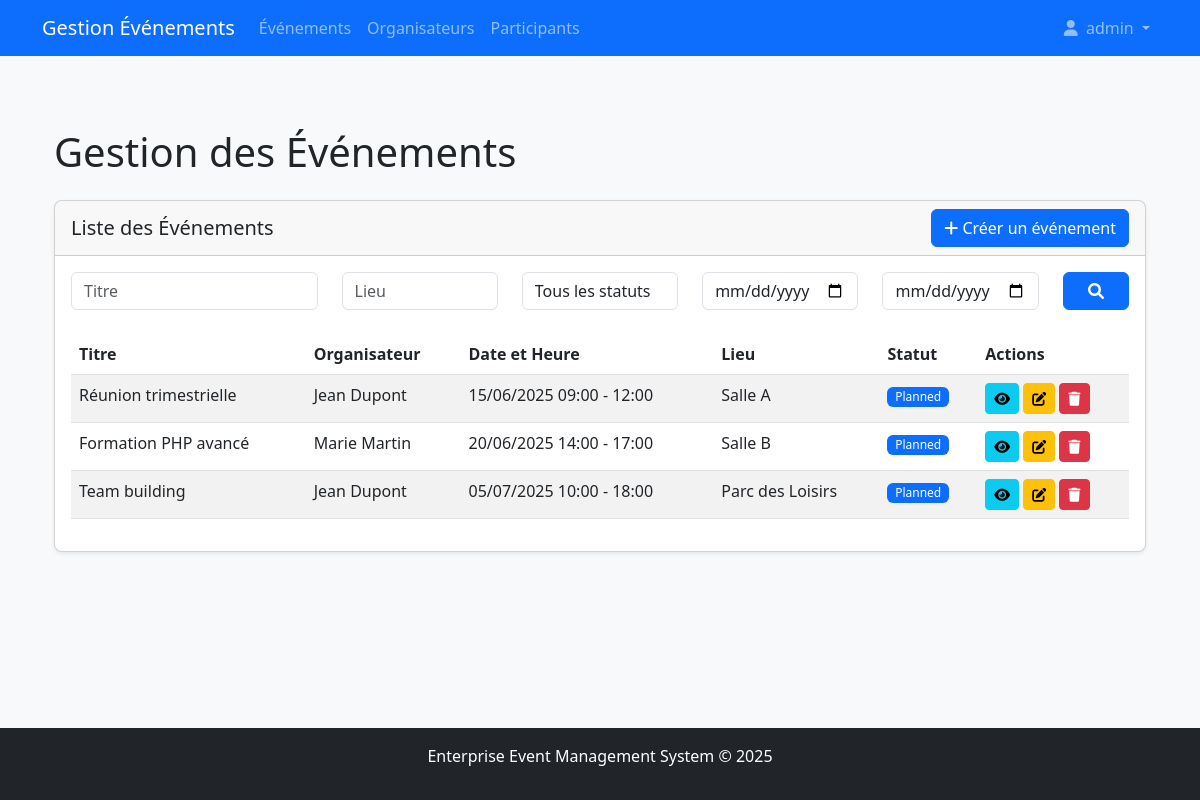
The app's page /event (signed in) with its own data.
### tables this page shows
CREATE TABLE events (
    id INT AUTO_INCREMENT PRIMARY KEY,
    organizer_id INT NOT NULL,
    title VARCHAR(100) NOT NULL,
    description TEXT,
    start_datetime DATETIME NOT NULL,
    end_datetime DATETIME NOT NULL,
    location VARCHAR(100) NOT NULL,
    max_participants INT,
    status ENUM('planned', 'ongoing', 'completed', 'cancelled') DEFAULT 'planned',
    created_at TIMESTAMP DEFAULT CURRENT_TIMESTAMP,
    updated_at TIMESTAMP DEFAULT CURRENT_TIMESTAMP ON UPDATE CURRENT_TIMESTAMP,
    FOREIGN KEY (organizer_id) REFERENCES organizers(id) ON DELETE CASCADE
);

CREATE TABLE organizers (
    id INT AUTO_INCREMENT PRIMARY KEY,
    user_id INT NOT NULL,
    first_name VARCHAR(50) NOT NULL,
    last_name VARCHAR(50) NOT NULL,
    phone VARCHAR(20),
    department VARCHAR(50),
    created_at TIMESTAMP DEFAULT CURRENT_TIMESTAMP,
    updated_at TIMESTAMP DEFAULT CURRENT_TIMESTAMP ON UPDATE CURRENT_TIMESTAMP,
    FOREIGN KEY (user_id) REFERENCES users(id) ON DELETE CASCADE
);

### src/Controllers/EventController.php (called while the page is built, shortened)
<?php
class EventController {
    private $eventModel;
    public function __construct() {
        $this->eventModel = new Event();
    }
    public function index() {
        $events = $this->eventModel->getAll();
        include __DIR__ . '/../views/events/index.php';
    }
}

### src/Models/Event.php (called while the page is built, shortened)
<?php
class Event {
    private $conn;
    public function __construct() {
        $database = new Database();
        $this->conn = $database->connect();
    }
    public function getAll() {
        $stmt = $this->conn->prepare("
            SELECT e.*, o.first_name AS organizer_first_name, o.last_name AS organizer_last_name
            FROM events e
            JOIN organizers o ON e.organizer_id = o.id
        ");
        $stmt->execute();
        return $stmt->fetchAll(PDO::FETCH_ASSOC);
    }
}

### src/Models/Database.php (called while the page is built, shortened)
<?php
class Database {
    private $host;
    private $db_name;
    private $username;
    private $password;
    public function __construct() {
        $this->host = 'mysql';
        $this->db_name = 'events_db';
        $this->username = 'event_user';
        $this->password = 'event_pass';
    }
    public function connect() {
        $this->conn = null;
        try {
            $this->conn = new PDO(
                "mysql:host=" . $this->host . ";dbname=" . $this->db_name,
                $this->username,
                $this->password
            );
            $this->conn->setAttribute(PDO::ATTR_ERRMODE, PDO::ERRMODE_EXCEPTION);
            $this->conn->exec("set names utf8");
        } catch (PDOException $exception) {
            echo "Connection error: " . $exception->getMessage();
        }
        return $this->conn;
    }
}

### src/views/events/index.php (the view, shortened to what this page needs)
<?php include 'views/partials/header.php'; ?>
<div class="container mt-4">
    <h1 class="mb-4">Gestion des Événements</h1>
    <div class="card mb-4">
        <div class="card-header">
            <div class="d-flex justify-content-between align-items-center">
                <h5 class="mb-0">Liste des Événements</h5>
<?php
    $role = $_SESSION['user_role'] ?? null;
    if ($role === ROLE_ORGANIZER || $role === ROLE_ADMIN): ?>
                    <a href="<?= BASE_URL; ?>/event/create" class="btn btn-primary">
                        <i class="fas fa-plus"></i> Créer un événement
                    </a>
                <?php endif; ?>
            </div>
        </div>
        <div class="card-body">
            <form method="GET" action="<?= BASE_URL; ?>/event/search" class="mb-4">
                <div class="row">
                    <div class="col-md-3">
                        <input type="text" name="title" class="form-control" placeholder="Titre" value="<?= htmlspecialchars($_GET['title'] ?? ''); ?>">
                    </div>
                    <div class="col-md-2">
                        <input type="text" name="location" class="form-control" placeholder="Lieu" value="<?= htmlspecialchars($_GET['location'] ?? ''); ?>">
                    </div>
                    <div class="col-md-2">
                        <select name="status" class="form-control">
                            <option value="">Tous les statuts</option>
                        </select>
                    </div>
                    <div class="col-md-2">
                        <input type="date" name="start_date" class="form-control" placeholder="Date début" value="<?= htmlspecialchars($_GET['start_date'] ?? ''); ?>">
                    </div>
                    <div class="col-md-2">
                        <input type="date" name="end_date" class="form-control" placeholder="Date fin" value="<?= htmlspecialchars($_GET['end_date'] ?? ''); ?>">
                    </div>
                    <div class="col-md-1">
                        <button type="submit" class="btn btn-primary w-100">
                            <i class="fas fa-search"></i>
                        </button>
                    </div>
                </div>
            </form>
            <div class="table-responsive">
                <table class="table table-striped table-hover">
                    <thead>
                        <tr>
                            <th>Titre</th>
                            <th>Organisateur</th>
                            <th>Date et Heure</th>
                            <th>Lieu</th>
                            <th>Statut</th>
                            <th>Actions</th>
                        </tr>
                    </thead>
                    <tbody>
                        <?php foreach ($events as $event): ?>
                            <tr>
                                <td><?= htmlspecialchars($event['title']); ?></td>
                                <td><?= htmlspecialchars($event['organizer_first_name'] . ' ' . $event['organizer_last_name']); ?></td>
                                <td>
                                    <?= date('d/m/Y H:i', strtotime($event['start_datetime'])); ?> -
                                    <?= date('H:i', strtotime($event['end_datetime'])); ?>
                                </td>
                                <td><?= htmlspecialchars($event['location']); ?></td>
                                <td>
                                    <span class="badge
                                        <?= $event['status'] === 'planned' ? 'bg-primary' : ''; ?>
                                        <?= $event['status'] === 'ongoing' ? 'bg-warning text-dark' : ''; ?>
                                        <?= $event['status'] === 'completed' ? 'bg-success' : ''; ?>
                                        <?= $event['status'] === 'cancelled' ? 'bg-danger' : ''; ?>">
                                        <?= ucfirst($event['status']); ?>
                                    </span>
                                </td>
                                <td>
                                    <a href="<?= BASE_URL; ?>/event/<?= $event['id']; ?>" class="btn btn-sm btn-info">
                                        <i class="fas fa-eye"></i>
                                    </a>
<?php
    $role = $_SESSION['user_role'] ?? null;
    if ($role === ROLE_ORGANIZER || $role === ROLE_ADMIN): ?>
                                        <a href="<?= BASE_URL; ?>/event/<?= $event['id']; ?>/edit" class="btn btn-sm btn-warning">
                                            <i class="fas fa-edit"></i>
                                        </a>
                                        <form action="<?= BASE_URL; ?>/event/<?= $event['id']; ?>/delete" method="POST" class="d-inline">
                                            <button type="submit" class="btn btn-sm btn-danger" onclick="return confirm('Êtes-vous sûr de vouloir supprimer cet événement ?');">
                                                <i class="fas fa-trash"></i>
                                            </button>
                                        </form>
                                    <?php endif; ?>
                                </td>
                            </tr>
                        <?php endforeach; ?>
                    </tbody>
                </table>
            </div>
        </div>
    </div>
</div>
<?php include 'views/partials/footer.php'; ?>

### src/assets/css/style.css (style rules this page uses)
body { background-color: #f8f9fa; min-height: 100vh; display: flex; flex-direction: column; }
.card { border-radius: 0.5rem; box-shadow: 0 0.125rem 0.25rem rgba(0, 0, 0, 0.075); }
.card-header { border-radius: 0.5rem 0.5rem 0 0 !important; }
.table-responsive { overflow-x: auto; }
.badge { font-weight: 500; padding: 0.35em 0.65em; }

### records on screen
events: title "Réunion trimestrielle", organizer.last_name "Jean Dupont", start_datetime "15/06/2025 09:00", end_datetime "12:00", location "Salle A", status "Planned"
events: title "Formation PHP avancé", organizer.last_name "Marie Martin", start_datetime "20/06/2025 14:00", end_datetime "17:00", location "Salle B", status "Planned"
events: title "Team building", organizer.last_name "Jean Dupont", start_datetime "05/07/2025 10:00", end_datetime "18:00", location "Parc des Loisirs", status "Planned"

### other values on screen
$_SESSION['username'] "admin"
